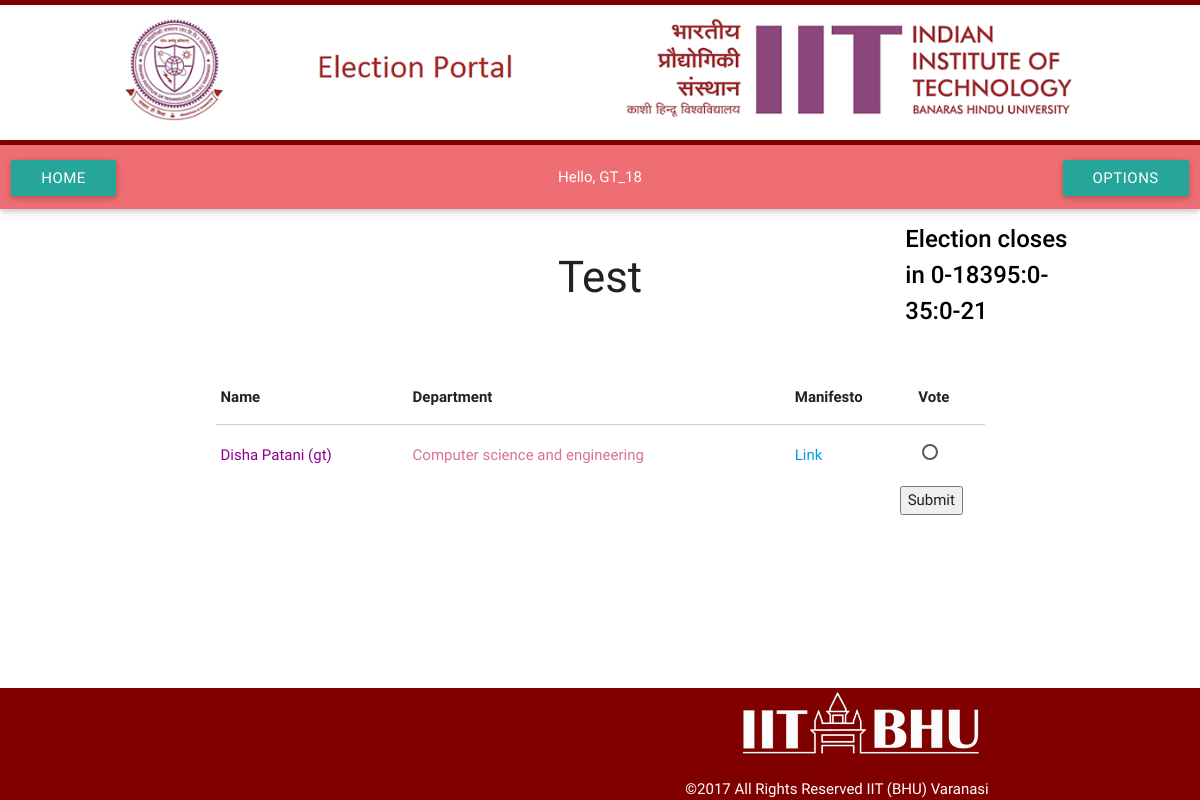
The page /election/13/vote/ (signed in) on the database its author committed.
### Election_Portal/models.py (models this page shows, shortened)
class Election(models.Model):
	election_name=models.CharField(max_length=50)
	nom_start_time=models.DateTimeField('Nominations start time',default=timezone.now)
	nom_end_time=models.DateTimeField('Nominations end time',default=timezone.now)
	vote_start_time=models.DateTimeField('Voting start time',default=timezone.now)
	vote_end_time=models.DateTimeField('Voting end time',default=timezone.now)
	desc=models.TextField()

class Candidate(models.Model):
	myid=models.AutoField(primary_key=True)
	election=models.ForeignKey(Election,on_delete=models.CASCADE)
	name=models.CharField(max_length=50)
	branch=models.CharField(max_length=50)
	work_experience=models.TextField()
	user=models.CharField(max_length=30)
	vote_count=models.IntegerField(default=0)
	profile_pic=models.ImageField(upload_to='media/',blank=True)

### Election_Portal/views.py (the view)
# urls.py: url(r'^election/(?P<pk>\d+)/vote/$',views.vote,name='vote'),
@login_required
def vote(request,pk):
    election=get_object_or_404(Election,pk=pk)
    return render(request,"Election_Portal/OnGoing.html",{
            'time_left':convert_timedelta(election.vote_end_time-timezone.now()),
            'election':election,
            'candidates':election.candidate_set.all()
        })

### Election_Portal/middle.py (called while the page is built)
	def __call__(self, request):
		a=self.get_response(request)
		if (a.status_code!=404):
			return a
		else:
			return render(request,'Election_Portal/notfnd.html',{})

### Election_Portal/views.py (called while the page is built)
def convert_timedelta(duration):
    days, seconds = duration.days, duration.seconds
    hours = seconds / 3600
    minutes = (seconds % 3600) / 60
    seconds = (seconds % 60)
    return days*3600*24+hours*3600+minutes*60+seconds

### Election_Portal/templates/Election_Portal/OnGoing.html (shortened to what this page needs)
{% extends "Election_Portal/template.html" %}
{% block content %}
<div class="row valign-wrapper">
    <div class="col s4 offset-s4">
    <h3 class="center-align">{{ election.election_name }}</h3>
    </div>
	<div class="col s2 offset-s1">
        <strong><span style="color:#000000;font-size:24px">Election closes in <span id="time"></span></span></strong>
	</div>
</div>
<div class="row">
    <form class="col s12" method="POST" action="{% url 'Election_Portal:vote_done' election.id %}">
        <table class="col s8 offset-s2">
            <thead>
                <tr>
                    <th>
                        Name
                    </th>
                    <th>
                        Department
                    </th>
                    <th>
                        Manifesto
                    </th>
                    <th>
                        Vote
                    </th>
                </tr>
            </thead>
            <tbody>
                {% for candidate in candidates %}
                <tr>
                    <td>
                        <font color="#8B008B">{{ candidate.name }} ({{ candidate.user }})</font>
                    </td>
                    <td>
                        <font color="#DB7093">{{ candidate.branch }}</font>
                    </td>
                    <td>
                        <a href="#modal{{ candidate.myid }}" class="modal-trigger">Link</a>
                    </td>
                    <td>
                        <label for="{{ candidate.user }}"></label>
                    </td>
                </div>
                <br>
                {% endfor %}
    	<div class="row">
    		<div class="col s1 offset-s9">
    			<button type="submit" name="action">Submit</button>
    		</div>
    	</div>
{% endblock %}

### Election_Portal/templates/Election_Portal/template.html (shortened to what this page needs)
{% load staticfiles %}
<!DOCTYPE html>
<html>
<head>
	<link rel="stylesheet" type="text/css" href="{% static 'Election_Portal/css/materialize.min.css' %}"/>
	<link rel="stylesheet" type="text/css" href="{% static 'Election_Portal/css/style.css' %}"/>
</head>
<body>
	<header>
		<div class="row"  style="padding:1%;border-color:#800000;border-top-width:5px;border-bottom-width:5px;border-right-width:0px;border-left-width:0px;border-style:solid;margin-bottom:0px">
			<div class="col s10 offset-s1 center"><img class="responsive-img" src="{% static 'Election_Portal/images/header.png' %}"></div>
		</div>
		<nav class="z-depth-1">
		<div class="nav-wrapper row">
			<div class="col s4"><a class="btn" href="/">HOME</a></div>
			<div class="col s4"><center class="unselectable">Hello, {{ user.username }}</center></div>
			<div class="col s4 right-align">
				<a class="dropdown-button btn" data-beloworigin="true" data-hover="true" href="#" data-activates='dropdown1'>Options</a>
			</div>
		</div>
		</nav>
	</header>
	<main style="padding:1%">
		{% block content %}{% endblock %}
	</main>
	<footer>
		<div class="row"  style="background-color:#800000;margin:0px">
			<div class="col s2"></div>
			<div class="col s8">
				<img class="right responsive-img" src="{% static 'Election_Portal/images/footer-img.png' %}"><br><br><br><br>
				<span class="right" style="color:#FFFFFF">&copy;2017 All Rights Reserved IIT (BHU) Varanasi</span>
			</div>
			<div class="col s2"></div>
		</div>
	</footer>
</body>
</html>

### Election_Portal/static/Election_Portal/css/style.css (style rules this page uses)
body { display: flex; min-height: 100vh; flex-direction: column; }
main { flex: 1 0 auto; }
.unselectable { -webkit-touch-callout: none; -webkit-user-select: none; -khtml-user-select: none; -moz-user-select: none; -ms-user-select: none; user-select: none; cursor: default; }

### rows shown on the page
Election: election_name "Test"
Candidate: name "Disha Patani", user "gt", branch "Computer science and engineering"

### other values the page prints
{{ user.username }} "GT_18"
